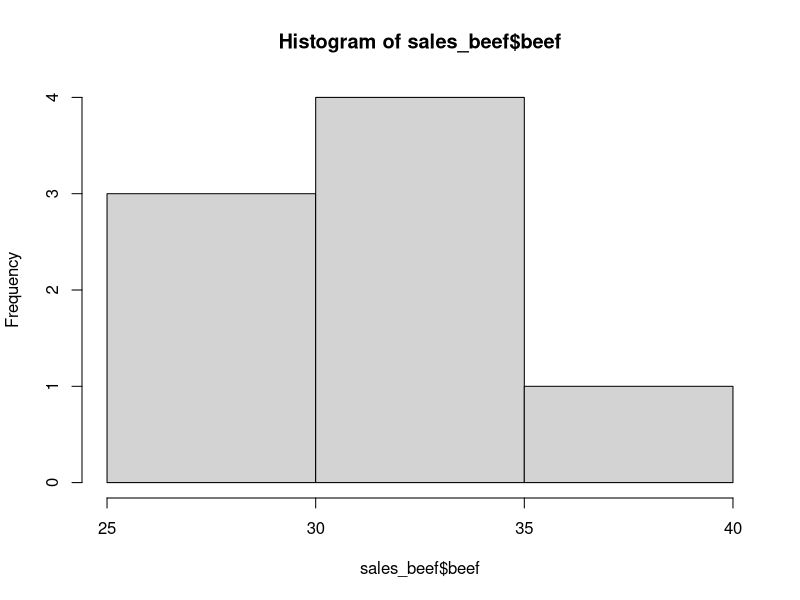
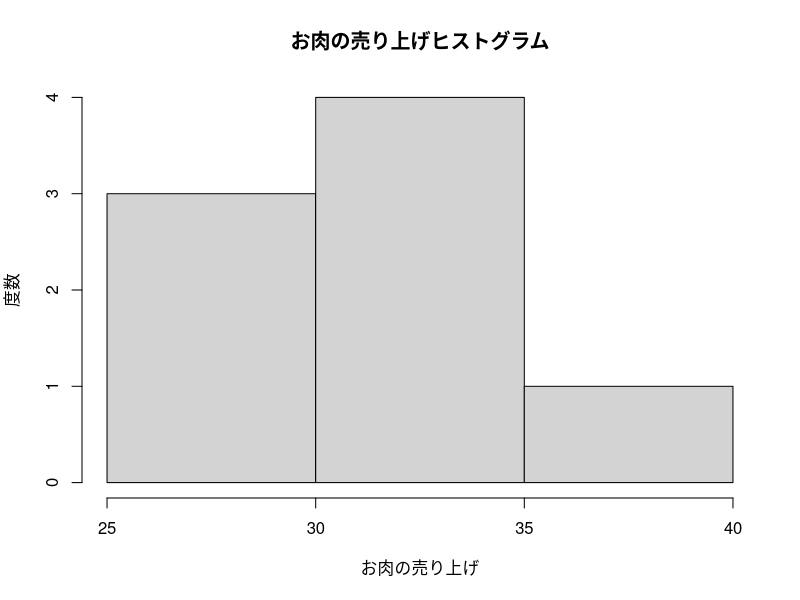
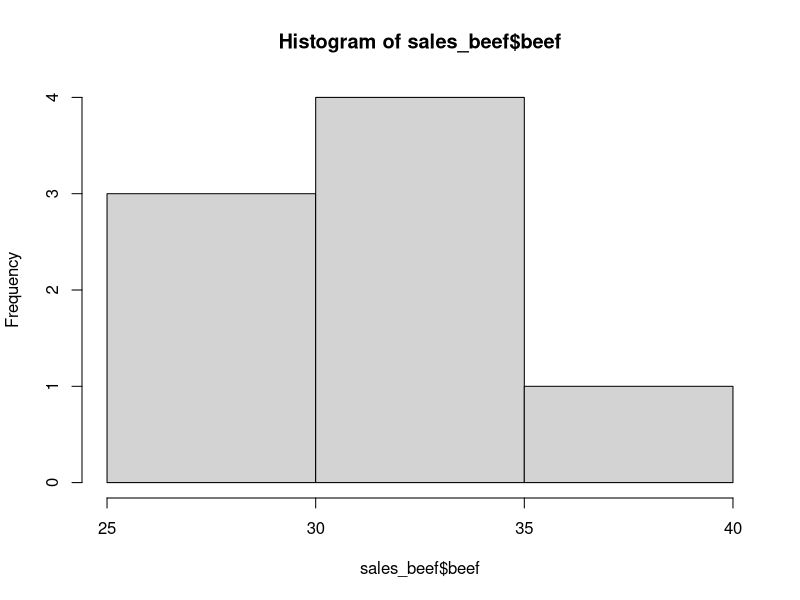
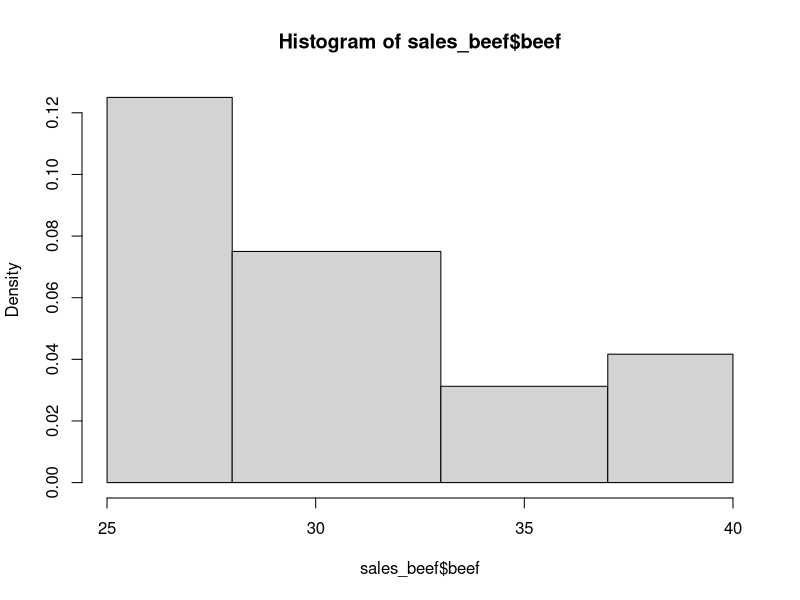
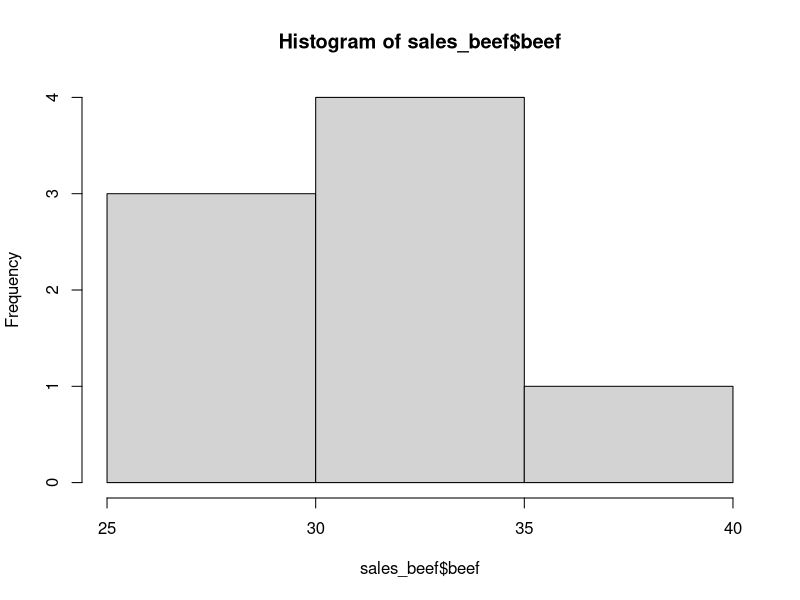
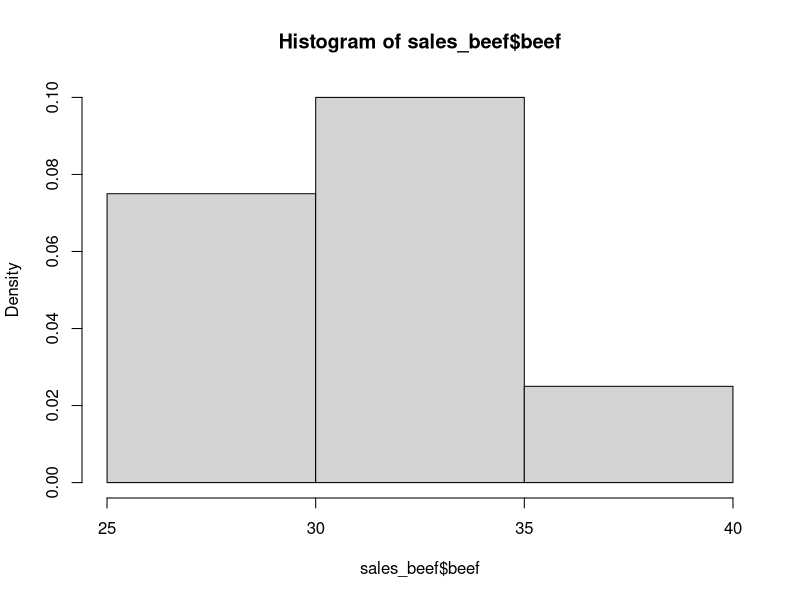
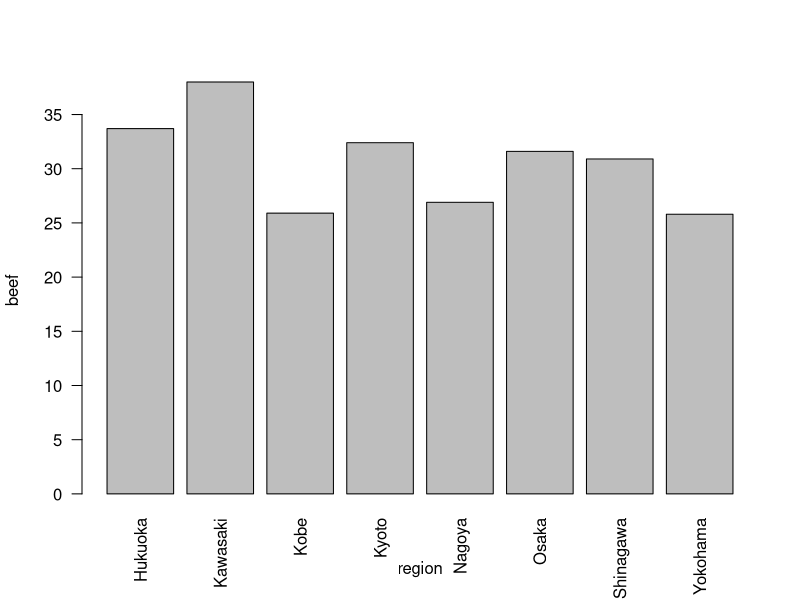
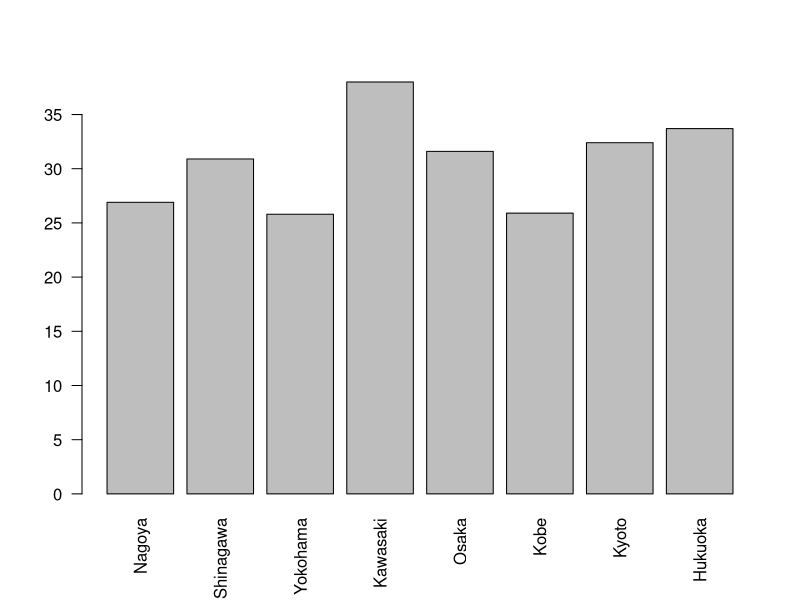

R code for these plots, in order: (Note: this script raises an error after producing the figures.)

# 3行以下で終わる分析の例：可視化編|R言語ではじめるプログラミングとデータ分析
# 馬場真哉


# ヒストグラム ------------------------------------------------------------------

# ヒストグラム
sales_beef <- read.csv("2-9-1-sales-beef.csv")
hist(x = sales_beef$beef)


# memo：グラフの設定
hist(
  x = sales_beef$beef,
  main = "お肉の売り上げヒストグラム",
  xlab = "お肉の売り上げ",
  ylab = "度数"
)


# memo：度数の取得
freq_hist <- hist(x = sales_beef$beef)
freq_hist
# これでも良い
hist(x = sales_beef$beef, plot = FALSE)


# memo：階級の変更
freq_break <- hist(sales_beef$beef, 
                   breaks = c(25,28,33,37,40))
freq_break


# memo：縦軸における度数と密度の切り替え
hist(x = sales_beef$beef, freq = TRUE)
hist(x = sales_beef$beef, probability = TRUE)


# 棒グラフ --------------------------------------------------------------------

# 棒グラフ
sales_beef_region <- read.csv("2-9-2-sales_beef_region.csv")
barplot(formula = beef ~ region, 
        data = sales_beef_region, las = 2)


# memo：formulaを使わない方法
barplot(height = sales_beef_region$beef, 
        names.arg = sales_beef_region$region, las = 2)


# memo：固有のラベルがついていなければエラーになる
# 固有の名称がついている
sales_beef_region
# これはエラー
sales_meat <- read.csv("2-9-4-sales-meat.csv")
head(sales_meat, n = 3)
barplot(formula = sales ~ category, data = sales_meat, las = 2)


# 集計値に対する棒グラフ -------------------------------------------------------------

# 集計値に対する棒グラフ
sales_meat <- read.csv("2-9-4-sales-meat.csv")
m_sales <- tapply(sales_meat$sales, sales_meat$category, mean)
barplot(height = m_sales)


# memo：集計と可視化の関係
# カテゴリーごとの売り上げ平均が記録されている
m_sales
names(m_sales)


# 箱ひげ図 --------------------------------------------------------------------

# 箱ひげ図
sales_meat <- read.csv("2-9-4-sales-meat.csv")
boxplot(formula = sales ~ category, data = sales_meat)


# memo：ひげの長さと外れ値
sales_meat2 <- rbind(
  sales_meat,
  data.frame(category = "beef", sales = 87)
)
boxplot(formula = sales ~ category, data = sales_meat2)


# 散布図 ---------------------------------------------------------------------

# 散布図
sales_population <- read.csv("2-9-3-sales-population.csv")
plot(formula = beef ~ resident_population, 
     data = sales_population)


# memo：散布図の作り方と散布図の解釈
head(sales_population, n = 3)


# 散布図行列 -------------------------------------------------------------------

# 散布図行列
pairs(iris)


# memo：参考：irisデータの中身
head(iris, n = 3)


# グラフのファイル出力②：プログラムを書く --------------------------------------------------------------

# グラフのファイル出力
png(filename = "result.png")
pairs(iris)
dev.off()


# memo：グラフの大きさとフォントを指定
svg(
  filename = "result.svg",
  width = 6,
  height = 6,
  family="MS Gothic"
)
pairs(iris)
dev.off()


# memo：グラフィックデバイスについて
# 現在のグラフィックデバイス
pairs(iris)
dev.cur()
# PNGファイルに出力する場合
png(filename = "result.png")
dev.cur()
pairs(iris)
# ファイルのクローズ
dev.off()

